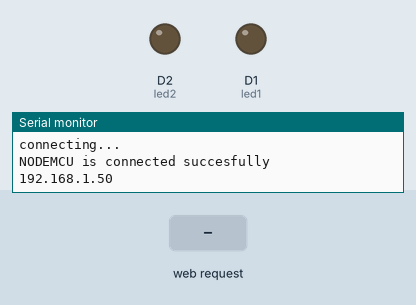
Simulated run of this sketch. Board: ESP8266 (NodeMCU). On the bench: output pins drawn as LEDs (lit = HIGH), the last lines printed to the serial monitor. The inputs (shaded band) are chosen by the test bench. WiFi joins after 1.5 s; servers stay silent unless stated.

Above: at 2.8 s.
2.9 s: HTTP request GET /onled1 received
At 4.1 s:
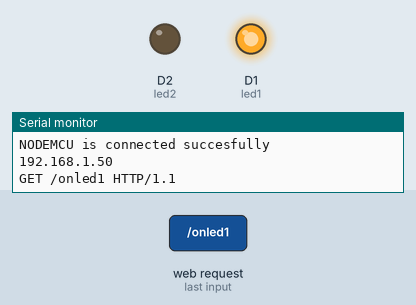
4.4 s: HTTP request GET /onled2 received
At 5.2 s:
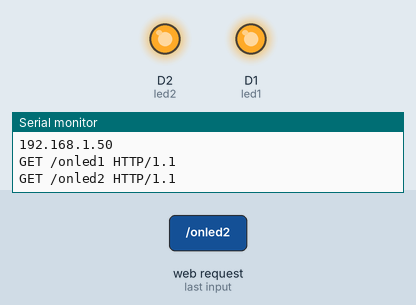
5.9 s: HTTP request GET /offled1 received
At 6.4 s:
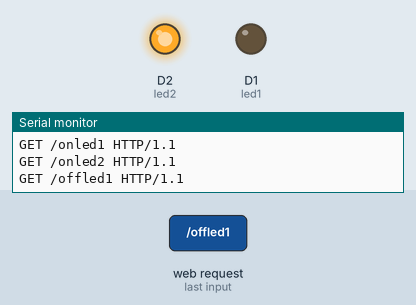
7.4 s: HTTP request GET /offled2 received
At 8.7 s:
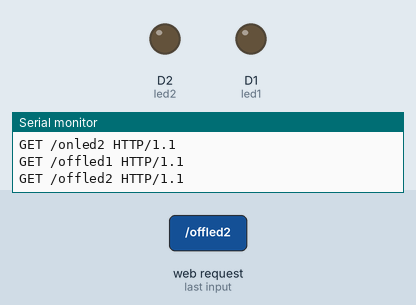
Timing chart, 0 to 9.9 s (numbered marks = the images above; inputs shaded):
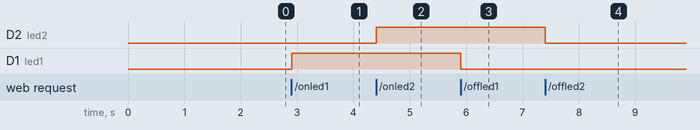

The sketch:

code_for_arduino.ino
```cpp
#include<ESP8266WiFi.h>

WiFiClient client;
WiFiServer server(80);
#define led1 D1
#define led2 D2
void setup() {
  // put your setup code here, to run once:
  Serial.begin(115200);
WiFi.begin("Nextup Robotics.","king@123");
while(WiFi.status()!=WL_CONNECTED)
{
  Serial.println("connecting...");
  delay(200);
}
Serial.println();
Serial.println("NODEMCU is connected succesfully");
Serial.println(WiFi.localIP());
server.begin();
pinMode(led1,OUTPUT);
pinMode(led2,OUTPUT);


}
String request;
void loop() {

  // put your main code here, to run repeatedly:
  client=server.available();
  if(client==1){
    request=client.readStringUntil('\n');
    Serial.println(request);
    request.trim();
  }
   if(request=="GET /onled1 HTTP/1.1"){
    digitalWrite(led1,HIGH);}


 else if(request=="GET /offled1 HTTP/1.1"){
    digitalWrite(led1,LOW);
   }
   else if(request=="GET /onled2 HTTP/1.1"){
    digitalWrite(led2,HIGH);
   }
   else if(request=="GET /offled2 HTTP/1.1"){
    digitalWrite(led2,LOW);
   }


}
```

Measured:
- after the input at 2.9 s, D1 (led1): LOW → HIGH at once
- after the input at 4.4 s, D2 (led2): LOW → HIGH at once
- after the input at 5.9 s, D1 (led1): HIGH → LOW at once
- after the input at 7.4 s, D2 (led2): HIGH → LOW at once
